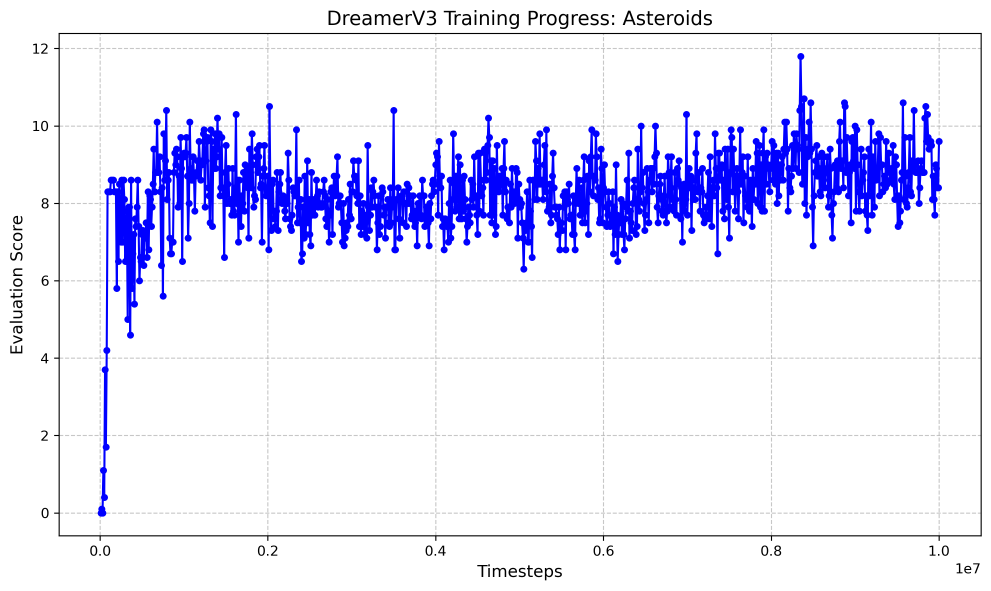
#> input picture asteroids_progress.png, 2972 x 1771 px (shown at 1/3 size)
$ python convert_icon.py ../../../asteroids_progress.png
#> lines starting #> are read from the running program, lines starting #| are printed output that depends on the picture
import base64
import io
from PIL import Image
import sys

# --- Configuration ---
image_file = sys.argv[1]
target_size = (32, 32)    # The desired dimensions
output_format = "png"       # Format to save as (GIF or PNG are best for Tkinter)
# ---------------------

# 1. Open the image file
with Image.open(image_file) as img:

    # 2. Resize the image with a high-quality antialiasing filter
#> img is the input picture: PIL image 2972x1771 RGBA; mean R, G, B, A 228.6, 228.6, 251.7, 255
    resized_img = img.resize(target_size, Image.Resampling.LANCZOS)
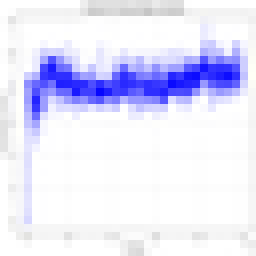
#> resized_img: PIL image 32x32 RGBA (shown 8 times larger); mean R, G, B, A 228.1, 228.1, 251.4, 255

    # 3. Save the resized image to an in-memory buffer
    with io.BytesIO() as buffer:
        # We save it in the specified format (GIF is great for Tkinter)
        resized_img.save(buffer, format=output_format)

        # 4. Get the binary data from the buffer
        image_data = buffer.getvalue()

# 5. Encode the *new* binary data into a Base64 string
base64_string = base64.b64encode(image_data).decode('utf-8')

# 6. Print the string so you can copy-paste it
print(f"'{base64_string}'")

$ run again, on breakout_progress.png
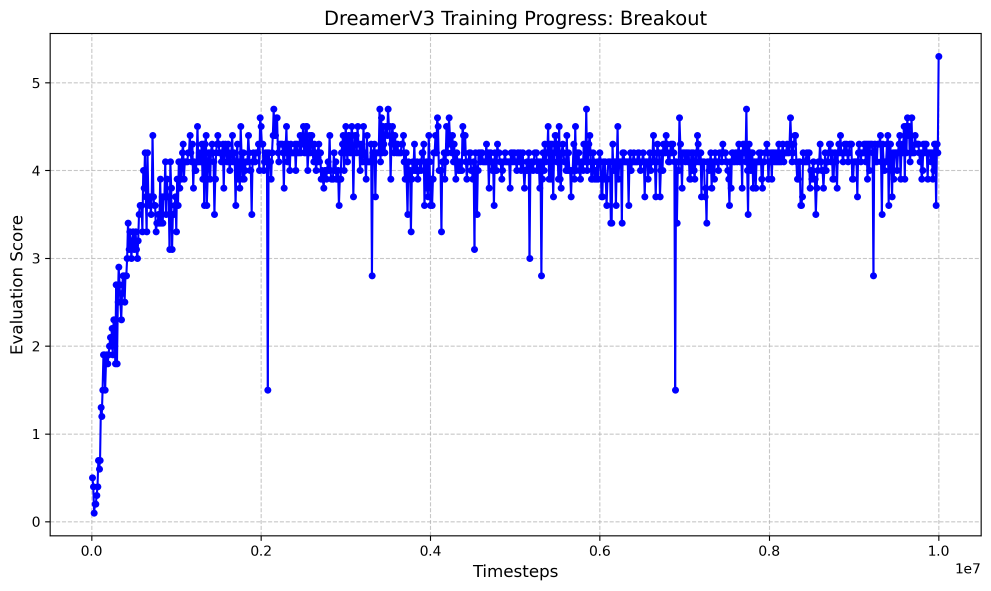
#> input picture breakout_progress.png, 2972 x 1771 px (shown at 1/3 size)
#> img is the input picture: PIL image 2972x1771 RGBA; mean R, G, B, A 235.2, 235.2, 251.8, 255
#> `resized_img = img.resize(target_size, Image.Resampling.LANCZOS)`:
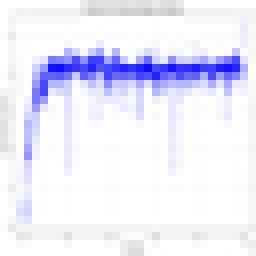
#> resized_img: PIL image 32x32 RGBA (shown 8 times larger); mean R, G, B, A 234.6, 234.6, 251.4, 255

$ run again, on enduro_progress.png
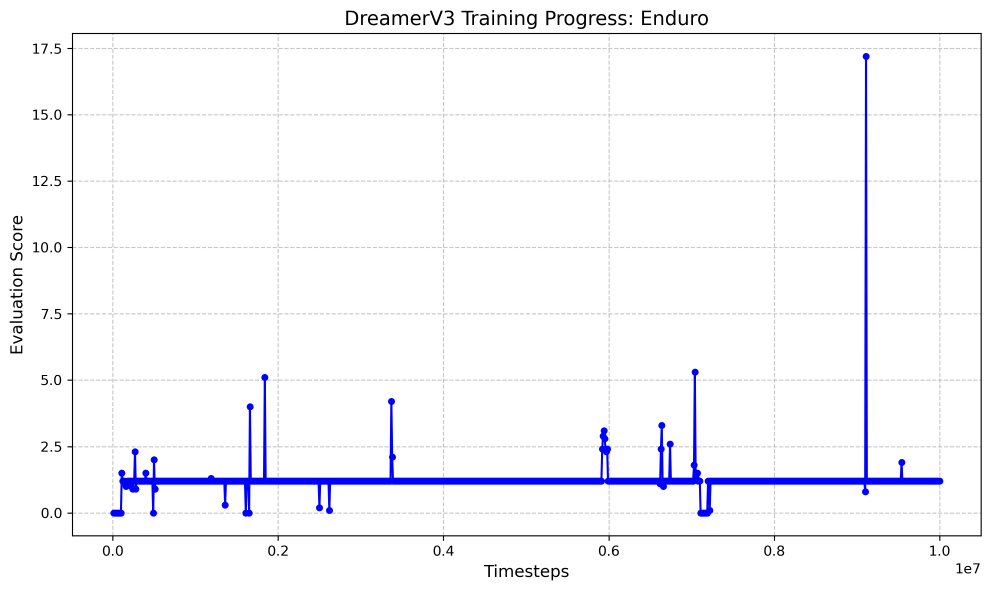
#> input picture enduro_progress.png, 2972 x 1771 px (shown at 1/3 size)
#> img is the input picture: PIL image 2972x1771 RGBA; mean R, G, B, A 246.9, 246.9, 251.5, 255
#> `resized_img = img.resize(target_size, Image.Resampling.LANCZOS)`:
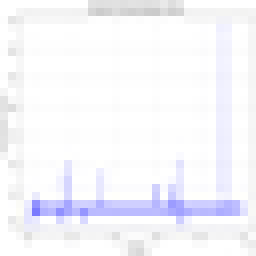
#> resized_img: PIL image 32x32 RGBA (shown 8 times larger); mean R, G, B, A 246.2, 246.2, 251.2, 255

$ run again, on freeway_progress.png
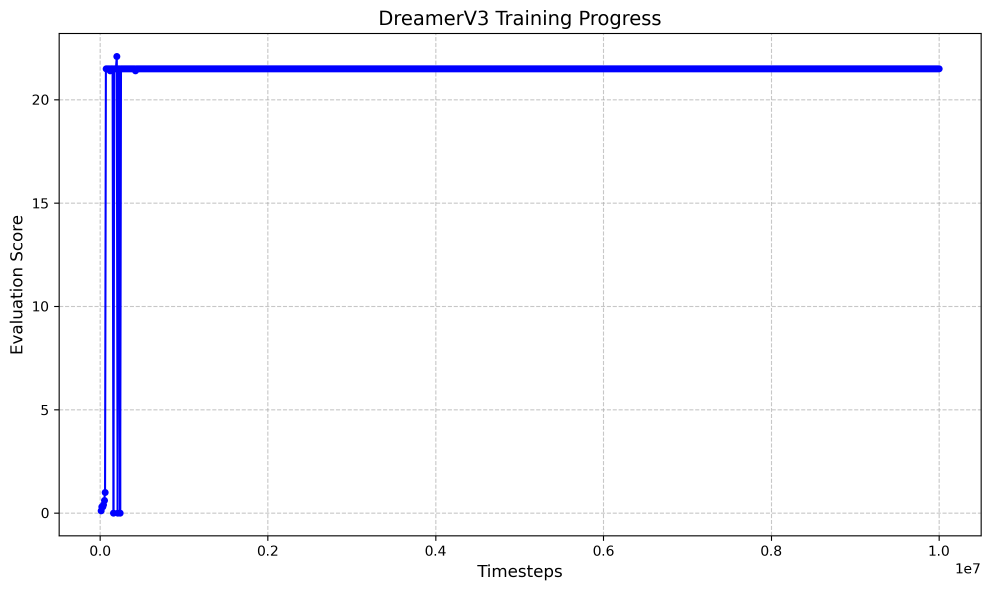
#> input picture freeway_progress.png, 2972 x 1771 px (shown at 1/3 size)
#> img is the input picture: PIL image 2972x1771 RGBA; mean R, G, B, A 247.3, 247.3, 251.9, 255
#> `resized_img = img.resize(target_size, Image.Resampling.LANCZOS)`:
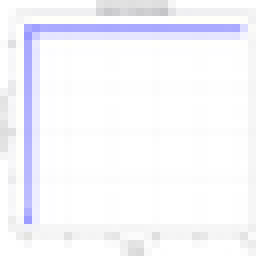
#> resized_img: PIL image 32x32 RGBA (shown 8 times larger); mean R, G, B, A 246.6, 246.6, 251.7, 255
